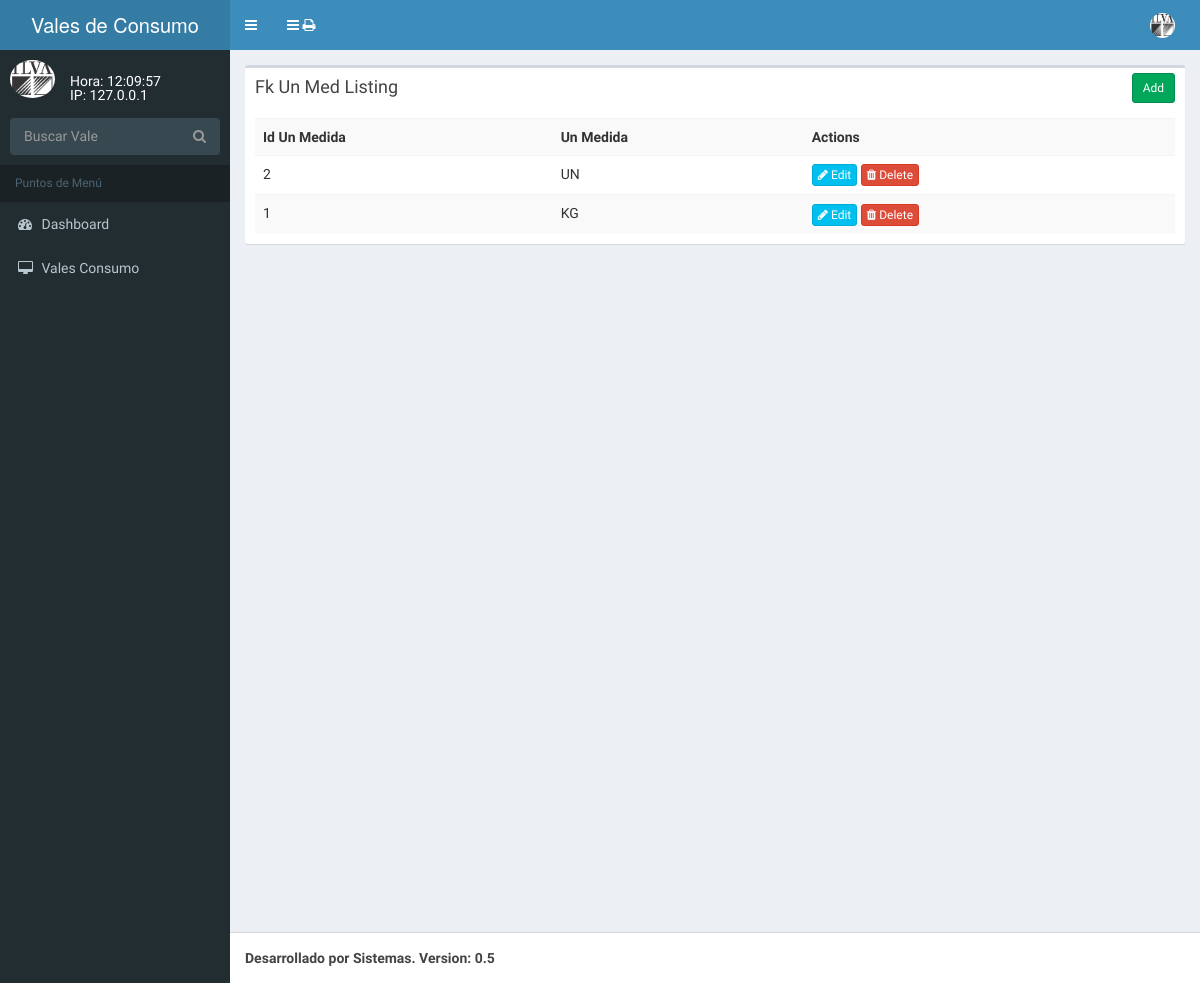
Before: /index.php/fk_un_med with the older database file.
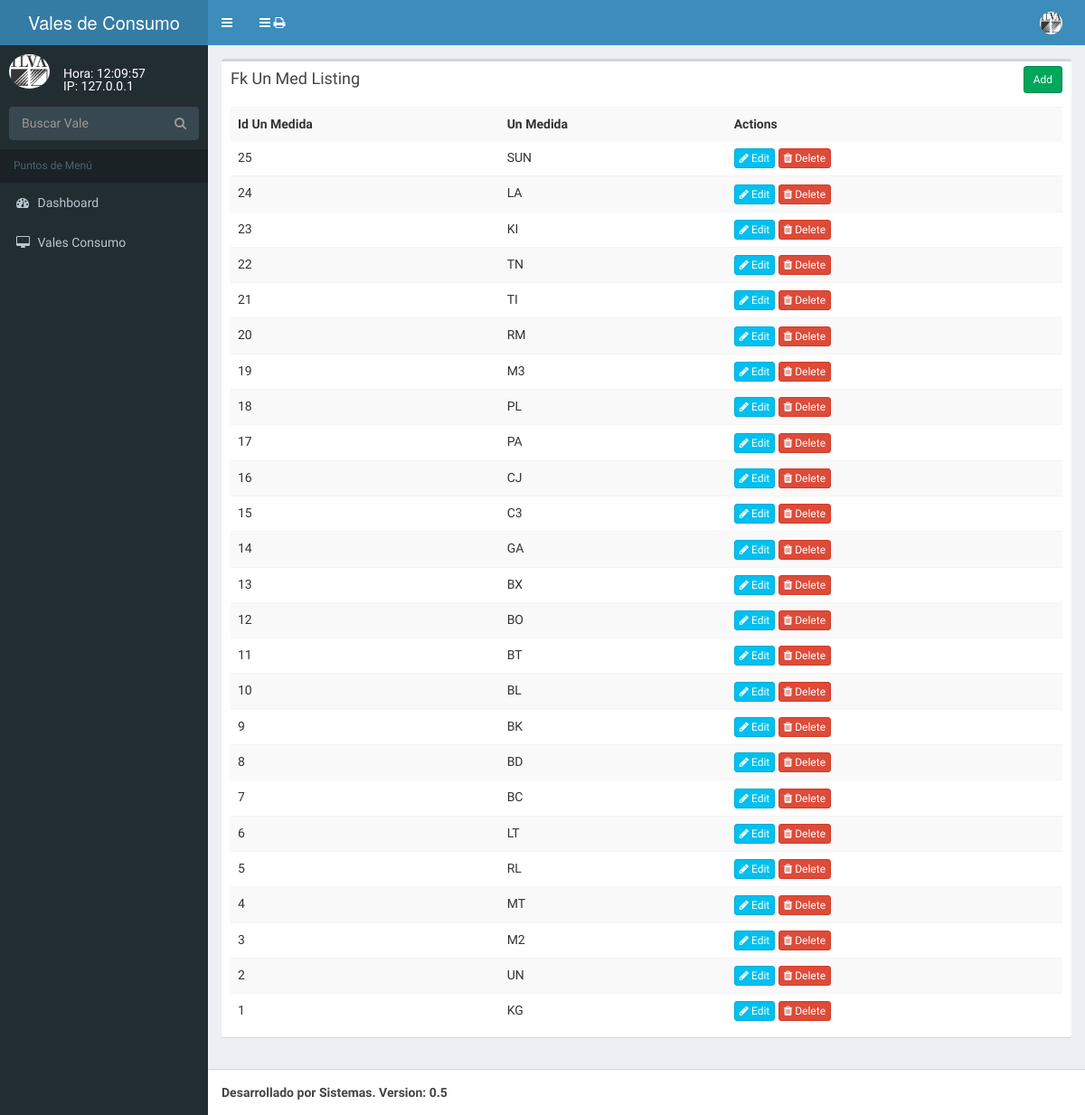
After: the same page with the newer database file.
### tables this page shows
CREATE TABLE `fk_un_med` (
  `id_un_medida` int(11) NOT NULL,
  `un_medida` varchar(12) NOT NULL,
  `nombre_un_medida` text NOT NULL
);

### application/controllers/Fk_un_med.php (called while the page is built, shortened)
<?php
class Fk_un_med extends CI_Controller{
    function __construct()
    {
        $this->load->model('Fk_un_med_model');
    }
    function index()
    {
        $data['fk_un_med'] = $this->Fk_un_med_model->get_all_fk_un_med();
        $data['_view'] = 'fk_un_med/index';
        $this->load->view('layouts/main',$data);
    }
}

### index.php (called while the page is built, shortened)
<?php
require_once BASEPATH.'core/CodeIgniter.php';

### application/models/Fk_un_med_model.php (called while the page is built, shortened)
<?php
class Fk_un_med_model extends CI_Model
{
    function get_all_fk_un_med()
    {
        $this->db->order_by('id_un_medida', 'desc');
        return $this->db->get('fk_un_med')->result_array();
    }
}

### application/views/fk_un_med/index.php (the view)
<div class="row">
    <div class="col-md-12">
        <div class="box">
            <div class="box-header">
                <h3 class="box-title">Fk Un Med Listing</h3>
            	<div class="box-tools">
                    <a href="<?php echo site_url('fk_un_med/add'); ?>" class="btn btn-success btn-sm">Add</a>
                </div>
            </div>
            <div class="box-body">
                <table class="table table-striped">
                    <tr>
						<th>Id Un Medida</th>
						<th>Un Medida</th>
						<th>Actions</th>
                    </tr>
                    <?php foreach($fk_un_med as $f){ ?>
                    <tr>
						<td><?php echo $f['id_un_medida']; ?></td>
						<td><?php echo $f['un_medida']; ?></td>
						<td>
                            <a href="<?php echo site_url('fk_un_med/edit/'.$f['id_un_medida']); ?>" class="btn btn-info btn-xs"><span class="fa fa-pencil"></span> Edit</a>
                            <a href="<?php echo site_url('fk_un_med/remove/'.$f['id_un_medida']); ?>" class="btn btn-danger btn-xs"><span class="fa fa-trash"></span> Delete</a>
                        </td>
                    </tr>
                    <?php } ?>
                </table>
            </div>
        </div>
    </div>
</div>

Changed rows visible on the page:
added fk_un_med: id_un_medida "25", un_medida "SUN"
added fk_un_med: id_un_medida "24", un_medida "LA"
added fk_un_med: id_un_medida "23", un_medida "KI"
added fk_un_med: id_un_medida "22", un_medida "TN"
added fk_un_med: id_un_medida "21", un_medida "TI"
added fk_un_med: id_un_medida "20", un_medida "RM"
added fk_un_med: id_un_medida "19", un_medida "M3"
added fk_un_med: id_un_medida "18", un_medida "PL"
added fk_un_med: id_un_medida "17", un_medida "PA"
added fk_un_med: id_un_medida "16", un_medida "CJ"
added fk_un_med: id_un_medida "15", un_medida "C3"
added fk_un_med: id_un_medida "14", un_medida "GA"
added fk_un_med: id_un_medida "13", un_medida "BX"
added fk_un_med: id_un_medida "12", un_medida "BO"
added fk_un_med: id_un_medida "11", un_medida "BT"
added fk_un_med: id_un_medida "10", un_medida "BL"
added fk_un_med: id_un_medida "9", un_medida "BK"
added fk_un_med: id_un_medida "8", un_medida "BD"
added fk_un_med: id_un_medida "7", un_medida "BC"
added fk_un_med: id_un_medida "6", un_medida "LT"
added fk_un_med: id_un_medida "5", un_medida "RL"
added fk_un_med: id_un_medida "4", un_medida "MT"
added fk_un_med: id_un_medida "3", un_medida "M2"
